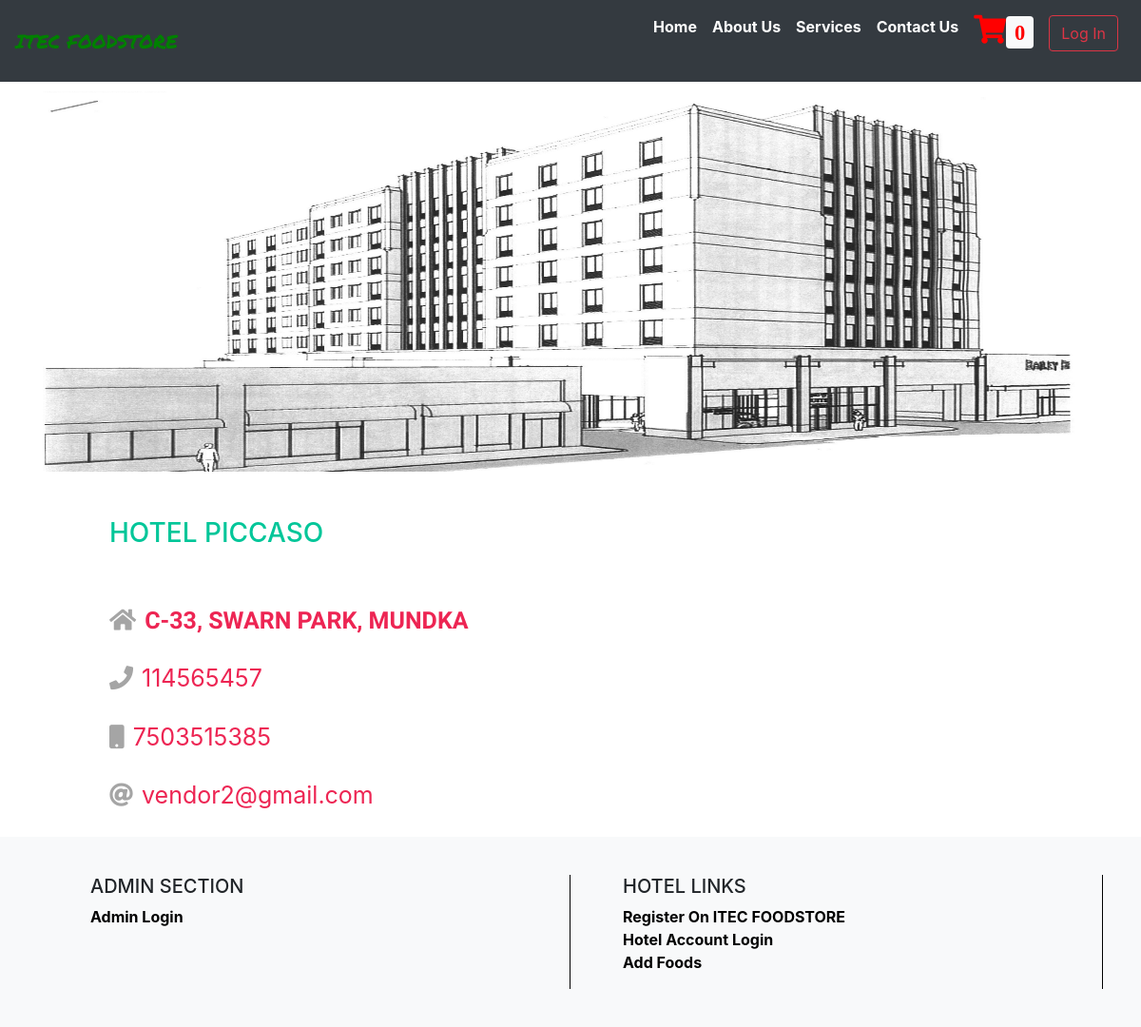
The app's page /search.php?vendor_id=23 with its own data.
### tables this page shows
CREATE TABLE IF NOT EXISTS `tblvendor` (
  `fldvendor_id` int(10) NOT NULL AUTO_INCREMENT,
  `fld_name` varchar(30) NOT NULL,
  `fld_email` varchar(50) NOT NULL,
  `fld_password` varchar(50) NOT NULL,
  `fld_mob` bigint(10) NOT NULL,
  `fld_phone` bigint(10) NOT NULL,
  `fld_address` varchar(50) NOT NULL,
  `fld_logo` varchar(250) NOT NULL,
  PRIMARY KEY (`fldvendor_id`)
);

### search.php (the view, shortened to what this page needs)
<?php
include("connection.php");
extract($_REQUEST);
if(isset($_SESSION['cust_id']))
{
	 $cust_id=$_SESSION['cust_id'];
	 $qq=mysqli_query($con,"select * from tblcustomer where fld_email='$cust_id'");
	 $qqr= mysqli_fetch_array($qq);
}
else
{
	$cust_id="";
}
if(Isset($vendor_id))
{
$vid= $vendor_id;
}
else
{
	header("location:index.php");
}
$query=mysqli_query($con,"select * from tblvendor where fldvendor_id='$vid'");
$row=mysqli_fetch_array($query);
?>
<html>
  <head>
	 <link rel="stylesheet" href="https://stackpath.bootstrapcdn.com/bootstrap/4.3.1/css/bootstrap.min.css">
     <link rel="stylesheet" href="https://use.fontawesome.com/releases/v5.8.1/css/all.css">
  </head>
	<body>
<nav class="navbar navbar-expand-lg navbar-light bg-dark fixed-top">
    <a class="navbar-brand" href="index.php"><span style="color:green;font-family: 'Permanent Marker', cursive;">ITEC FOODSTORE</span></a>
    <div class="collapse navbar-collapse" id="navbarResponsive">
      <ul class="navbar-nav ml-auto">
		  <li class="nav-item">
		     <a href="index.php" style="color:white;" class="nav-link">Home</a>
		  </li>
		  <li class="nav-item">
		     <a href="aboutus.php" style="color:white;" class="nav-link">About Us</a>
		  </li>
		  <li class="nav-item">
		     <a href="services.php" style="color:white;" class="nav-link">Services</a>
		  </li>
		  <li class="nav-item">
		     <a href="contact.php" style="color:white;" class="nav-link">Contact Us</a>
		  </li>
		  <?php
			if(empty($cust_id))
			{
			?>
			<li class="nav-item">
			  <a href="form/index.php?msg=you must be login first" class="nav-link"><span style="color:red;  font-size:30px;"><i class="fa fa-shopping-cart" aria-hidden="true"><span style="color:red;" id="cart"  class="badge badge-light">0</span></i></span></a>
		    </li>
			<li class="nav-item">
			<a  class="nav-link"><form method="post"><button class="btn btn-outline-danger my-2 my-sm-0" name="login" type="submit">Log In</button></form></a>
            </li>
			<?php
			}
			?>
      </ul>
    </div>
</nav>
<br><br><br><br>
<div class="container" >
<img src="img/five-points-proposed-hotel-2012.jpg" alt="no Pic Available" height="400px" width="100%">
</div>
<div class="container-fluid" >
<br><br>
<div class="row">
   <div class="col-sm-1"></div>
   <div class="col-sm-10" >
   <h3 style="color:#01C699;text-transform:uppercase;"><?php echo $row['fld_name']; ?></h3><br><br>
   <span style="color:#A5A5A5;font-size:25px;text-transform:uppercase;"><i class="fas fa-home"></i></span>&nbsp;&nbsp;<span style="font-family: 'Tangerine', serif; font-weight:bold;font-size:25px; color:#ED2553;"><?php echo $row['fld_address']?></span><br><br>
   <span style="color:#A5A5A5;font-size:25px;"><i class="fas fa-phone"></i></span>&nbsp;&nbsp;<span style=" font-size:25px; color:#ED2553;"><?php echo $row['fld_phone']?></span><br><br>
   <span style="color:#A5A5A5;font-size:25px;"><i class="fa fa-mobile" aria-hidden="true"></i></span>&nbsp;&nbsp;<span style=" font-size:25px; color:#ED2553;"><?php echo $row['fld_mob']?></span><br><br>
   <span style="color:#A5A5A5;font-size:25px;"><i class="fas fa-at"></i></span>&nbsp;&nbsp;<span style=" font-size:25px; color:#ED2553;"><?php echo $row['fld_email']?></span><br><br>
   </div>
   <div class="col-sm-1"></div>
</div>
</div>
	     <?php
		 include("footer.php");
		 ?>
</body>
</html>

### search.php (style rules this page uses)
ul li { list-style:none; }
ul li a { color:black; font-weight:bold; }

### records on screen
tblvendor: fld_name "HOTEL PICCASO", fld_address "C-33, SWARN PARK, MUNDKA", fld_phone "114565457", fld_mob "7503515385", fld_email "vendor2@gmail.com"
